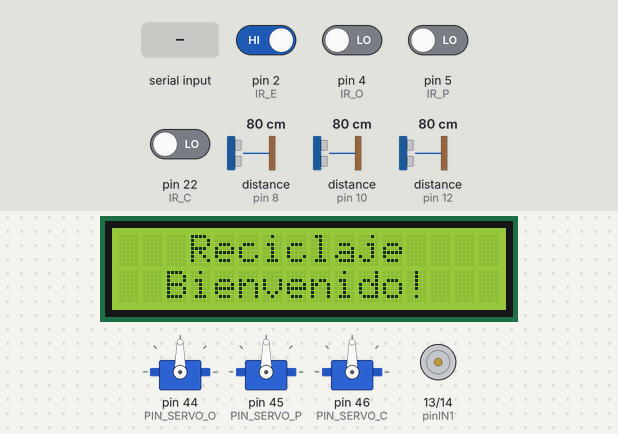
Bench run of a sketch on a simulated Arduino Mega 2560, built with avr-gcc and run on an emulated ATmega2560. Parts: 3 × servo, 16×2 character LCD, motor-driver pin pairs drawn as motors (green arrow = first pin HIGH = forward, orange = second pin HIGH = backward, longer = more drive, scaled by the enable pin). Wiring (inferred from the names in the program): 3 × ultrasonic range finder: trigger pin 7, echo pin 8 / trigger pin 9, echo pin 10 / trigger pin 11, echo pin 12. The inputs (shaded band) are chosen by the test bench; at power-on: pin 2 (IR_E) HIGH, pin 4 (IR_O), pin 5 (IR_P), pin 22 (IR_C) LOW, distance to the obstacle (sensors on pin 8, pin 10, pin 12) 80 cm. The echo pulse lasts 58.3 µs per cm; what the sketch prints to the serial monitor is not drawn.

Above: at 1.2 s.
1.3 s: pin 2 (IR_E) driven LOW
At 2.5 s:
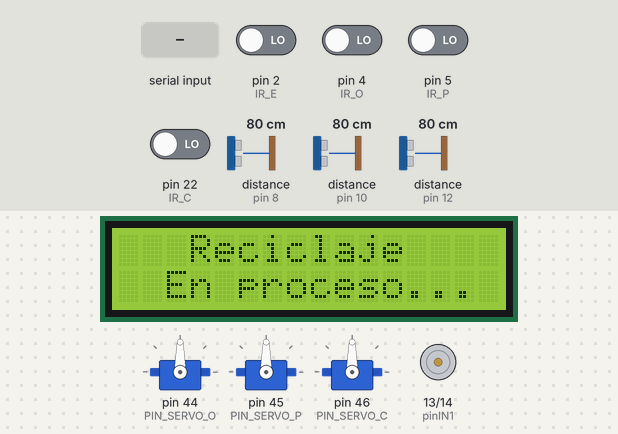
2.8 s: "O\n" received over Serial
At 3.9 s:
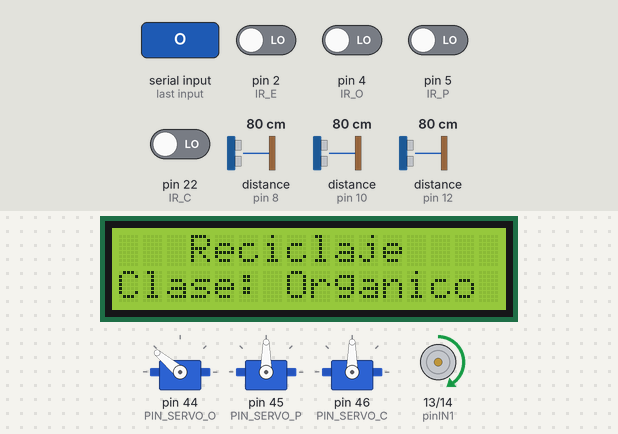
9.8 s: byte 80 ('P') received over Serial
At 10.4 s:
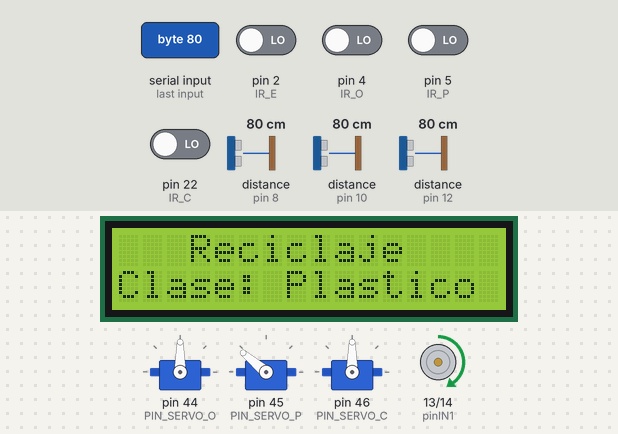
16.8 s: byte 67 ('C') received over Serial
At 20.5 s:
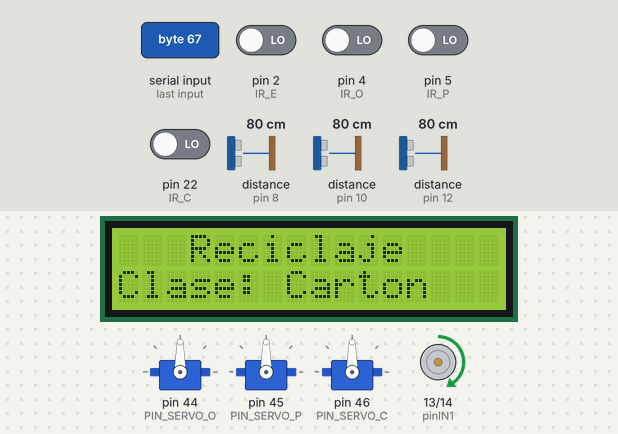
Timing chart, 0 to 23.3 s (numbered marks = the images above; inputs shaded):
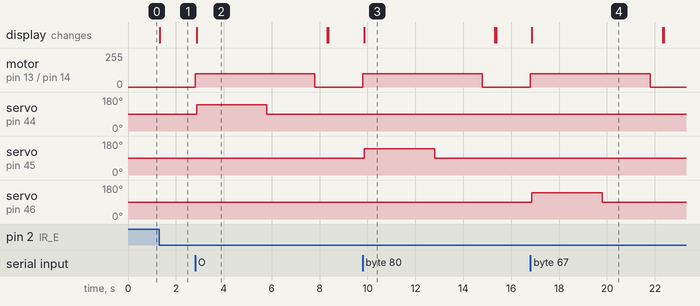

The sketch:

RECICLATEC_db.ino
```cpp
#include <Servo.h>
#include <Wire.h>
#include <LiquidCrystal_I2C.h>

//pantalla LCD
LiquidCrystal_I2C lcd(0x27, 16, 2);

//motor
int pinIN1 = 13;
int pinIN2 = 14;
int pinENA = 3;

//sensores ir
int IR_O = 4;
int IR_P = 5;
int IR_C = 22;
int IR_E = 2;

//servomotores
const int PIN_SERVO_O = 44;
const int PIN_SERVO_P = 45;
const int PIN_SERVO_C = 46;

//posiciones de servo
const int SERVO_INACTIVO = 90;
const int SERVO_ACTIVO   = 140;

//ultrsónicos
#define TRIG_C  7  //papel o carton
#define ECHO_C  8
#define TRIG_P  9  //plásticos
#define ECHO_P  10
#define TRIG_O  11  //Orgánicos
#define ECHO_O  12

// umbrales para niveles de llenado
#define DIST_MAX_CM   7.0
#define UMBRAL_CASI   0.60
#define UMBRAL_LLENO  0.85
#define INTERVALO_US  3000UL

//tiempos de servos
const unsigned long TIEMPO_SERVO_ACTIVO     = 3000;
const unsigned long TIEMPO_BANDA_TRAS_SERVO = 2000;

//velocidad del motor
const int VELOCIDAD = 100;


Servo servoO, servoP, servoC;

//estados del sistma
enum Estado {
  ESPERANDO_IR_E,
  ESPERANDO_CLASIF,
  BANDA_ON,
  SERVO_ABIERTO,
  SERVO_CERRANDO,
  PAUSA_FINAL
};

Estado        estado        = ESPERANDO_IR_E;
int           sensorDestino = -1;
int           servoActual   = -1;
unsigned long tEstado       = 0;
unsigned long tUltrasonico  = 0;

void setup() {
  Serial.begin(9600);

  pinMode(pinIN1, OUTPUT);
  pinMode(pinIN2, OUTPUT);
  pinMode(pinENA, OUTPUT);

  pinMode(IR_O, INPUT);
  pinMode(IR_P, INPUT);
  pinMode(IR_C, INPUT);
  pinMode(IR_E, INPUT_PULLUP);

  // Ultrasónicos
  pinMode(TRIG_C, OUTPUT); pinMode(ECHO_C, INPUT);
  pinMode(TRIG_P, OUTPUT); pinMode(ECHO_P, INPUT);
  pinMode(TRIG_O, OUTPUT); pinMode(ECHO_O, INPUT);

  servoO.attach(PIN_SERVO_O);
  servoP.attach(PIN_SERVO_P);
  servoC.attach(PIN_SERVO_C);
  servoO.write(SERVO_INACTIVO);
  servoP.write(SERVO_INACTIVO);
  servoC.write(SERVO_INACTIVO);

  motorOFF();

  // LCD
  lcd.init();
  lcd.backlight();
  lcd.clear();
  lcd.setCursor(3, 0);
  lcd.print("Reciclaje");
  lcd.setCursor(2, 1);
  lcd.print("Bienvenido!");

  Serial.println("[SISTEMA] Listo. Esperando IR_E...");
}


void loop() {
  unsigned long ahora = millis();

  //lecturas ultrasónicas periódicas
  if (ahora - tUltrasonico >= INTERVALO_US) {
    tUltrasonico = ahora;
    leerNiveles();
  }

  //LEE LA LETRA DESDE PYTHON
  if (Serial.available() > 0) {
    char c = Serial.read();
    if (c == '\n' || c == '\r') return;
    c = toupper(c);

    if (estado == ESPERANDO_CLASIF && (c == 'O' || c == 'P' || c == 'C')) {
      asignarDestino(c);
      motorON();
      estado = BANDA_ON;
      lcd.clear();
      lcd.setCursor(3, 0);
      lcd.print("Reciclaje");
      lcd.setCursor(0, 1);
      lcd.print("Clase: ");
      if      (c == 'O') lcd.print("Organico");
      else if (c == 'P') lcd.print("Plastico");
      else if (c == 'C') lcd.print("Carton");
      Serial.print("[OK] Clasificacion recibida: "); Serial.println(c);
    }
  }

  switch (estado) {

    case ESPERANDO_IR_E:
      if (digitalRead(IR_E) == LOW) {
        Serial.println("[IR_E] Objeto detectado.");
        lcd.clear();
        lcd.setCursor(3, 0);
        lcd.print("Reciclaje");
        lcd.setCursor(2, 1);
        lcd.print("En proceso...");
        Serial.println("CLASIFICAR");
        estado = ESPERANDO_CLASIF;
      }
      break;

    case ESPERANDO_CLASIF:
      break;

    case BANDA_ON:
      if (sensorDestino != -1 && digitalRead(sensorDestino) == LOW) {
        Serial.println("[IR-DEST] Objeto en destino. Abriendo servo...");
        abrirServo();
        tEstado = ahora;
        estado  = SERVO_ABIERTO;
      }
      break;

    case SERVO_ABIERTO:
      if (ahora - tEstado >= TIEMPO_SERVO_ACTIVO) {
        cerrarServo();
        tEstado = ahora;
        estado  = SERVO_CERRANDO;
        Serial.println("[SERVO] Cerrado. Banda para en 2 s...");
      }
      break;

    case SERVO_CERRANDO:
      if (ahora - tEstado >= TIEMPO_BANDA_TRAS_SERVO) {
        motorOFF();
        tEstado = ahora;
        estado  = PAUSA_FINAL;
        Serial.println("[MOTOR] Banda detenida.");
      }
      break;

    case PAUSA_FINAL:
      if (ahora - tEstado >= 500) {
        sensorDestino = -1;
        servoActual   = -1;
        estado        = ESPERANDO_IR_E;
        lcd.clear();
        lcd.setCursor(3, 0);
        lcd.print("Reciclaje");
        lcd.setCursor(2, 1);
        lcd.print("Bienvenido!");
        Serial.println("CLASIFICAR");
        Serial.println("[SISTEMA] Ciclo completo. Esperando IR_E...");
      }
      break;
  }
}

//acciones
void asignarDestino(char c) {
  if      (c == 'O') { sensorDestino = IR_O; servoActual = 0; }
  else if (c == 'P') { sensorDestino = IR_P; servoActual = 1; }
  else if (c == 'C') { sensorDestino = IR_C; servoActual = 2; }
}

void abrirServo() {
  if      (servoActual == 0) { servoO.write(SERVO_ACTIVO); Serial.println("[SERVO O] ABIERTO"); }
  else if (servoActual == 1) { servoP.write(SERVO_ACTIVO); Serial.println("[SERVO P] ABIERTO"); }
  else if (servoActual == 2) { servoC.write(SERVO_ACTIVO); Serial.println("[SERVO C] ABIERTO"); }
}

void cerrarServo() {
  if      (servoActual == 0) { servoO.write(SERVO_INACTIVO); Serial.println("[SERVO O] CERRADO"); }
  else if (servoActual == 1) { servoP.write(SERVO_INACTIVO); Serial.println("[SERVO P] CERRADO"); }
  else if (servoActual == 2) { servoC.write(SERVO_INACTIVO); Serial.println("[SERVO C] CERRADO"); }
}

void motorON() {
  digitalWrite(pinIN1, HIGH);
  digitalWrite(pinIN2, LOW);
  analogWrite(pinENA, VELOCIDAD);
  Serial.println("[MOTOR] ENCENDIDO");
}

void motorOFF() {
  digitalWrite(pinIN1, LOW);
  digitalWrite(pinIN2, LOW);
  analogWrite(pinENA, 0);
  Serial.println("[MOTOR] APAGADO");
}

// ULTRASÓNICOS


long medirDistancia(int trig, int echo) {
  digitalWrite(trig, LOW);
  delayMicroseconds(2);
  digitalWrite(trig, HIGH);
  delayMicroseconds(10);
  digitalWrite(trig, LOW);
  long duracion = pulseIn(echo, HIGH, 30000UL);
  return duracion * 0.034 / 2;
}

const char* nivelTexto(long distCm) {
  if (distCm <= 0 || distCm > 400) return "ERROR";
  float pct = 1.0 - ((float)distCm / DIST_MAX_CM);
  if (pct < 0) pct = 0;
  if (pct > 1) pct = 1;
  if (pct >= UMBRAL_LLENO) return "LLENO";
  if (pct >= UMBRAL_CASI)  return "CASI LLENO";
  return "DISPONIBLE";
}

void leerNiveles() {
  long dC = medirDistancia(TRIG_C, ECHO_C);
  long dP = medirDistancia(TRIG_P, ECHO_P);
  long dO = medirDistancia(TRIG_O, ECHO_O);

  Serial.print("[US] CARTON:");  Serial.print(nivelTexto(dC));
  Serial.print(" | PLASTICO:"); Serial.print(nivelTexto(dP));
  Serial.print(" | ORGANICO:"); Serial.println(nivelTexto(dO));
}
```

Measured:
- after the input at 1.3 s, the display: changes at once (image 1)
- after the input at 2.8 s, motor on pin 13 (pinIN1) / pin 14 (pinIN2): stopped → forward 100/255 at once, → stopped 5.0 s later; servo on pin 44 (PIN_SERVO_O): 90° → 140° after 0.06 s, → 90° 2.9 s later; the display: changes after 0.06 s (image 2)
- after the input at 9.8 s, motor on pin 13 (pinIN1) / pin 14 (pinIN2): stopped → forward 100/255 at once, → stopped 5.0 s later; servo on pin 45 (PIN_SERVO_P): 90° → 140° after 0.06 s, → 90° 2.9 s later; the display: changes after 0.06 s (image 3)
- after the input at 16.8 s, motor on pin 13 (pinIN1) / pin 14 (pinIN2): stopped → forward 100/255 at once, → stopped 5.0 s later; servo on pin 46 (PIN_SERVO_C): 90° → 140° after 0.06 s, → 90° 2.9 s later; the display: changes after 0.06 s (image 4)
- what the display in image 2 shows lasts 5.4 s, from 2.9 s to 8.3 s
